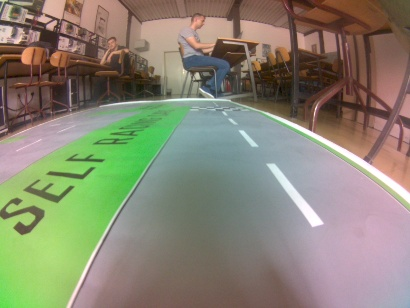
#> input picture carnd-p01-simple-lanes/test_images/0.jpg, 410 x 308 px, found by its file name
$ python test.py
#> lines starting #> are read from the running program, lines starting #| are printed output that depends on the picture
from __future__ import print_function
import cv2 as cv
import argparse
max_value = 255
max_value_H = 360//2
low_H = 0
low_S = 0
low_V = 0
high_H = max_value_H
high_S = max_value
high_V = max_value
window_capture_name = 'Video Capture'
window_detection_name = 'Object Detection'
low_H_name = 'Low H'
low_S_name = 'Low S'
low_V_name = 'Low V'
high_H_name = 'High H'
high_S_name = 'High S'
high_V_name = 'High V'
def on_low_H_thresh_trackbar(val):
    global low_H
    global high_H
    low_H = val
    low_H = min(high_H-1, low_H)
    cv.setTrackbarPos(low_H_name, window_detection_name, low_H)
def on_high_H_thresh_trackbar(val):
    global low_H
    global high_H
    high_H = val
    high_H = max(high_H, low_H+1)
    cv.setTrackbarPos(high_H_name, window_detection_name, high_H)
def on_low_S_thresh_trackbar(val):
    global low_S
    global high_S
    low_S = val
    low_S = min(high_S-1, low_S)
    cv.setTrackbarPos(low_S_name, window_detection_name, low_S)
def on_high_S_thresh_trackbar(val):
    global low_S
    global high_S
    high_S = val
    high_S = max(high_S, low_S+1)
    cv.setTrackbarPos(high_S_name, window_detection_name, high_S)
def on_low_V_thresh_trackbar(val):
    global low_V
    global high_V
    low_V = val
    low_V = min(high_V-1, low_V)
    cv.setTrackbarPos(low_V_name, window_detection_name, low_V)
def on_high_V_thresh_trackbar(val):
    global low_V
    global high_V
    high_V = val
    high_V = max(high_V, low_V+1)
    cv.setTrackbarPos(high_V_name, window_detection_name, high_V)
parser = argparse.ArgumentParser(description='Code for Thresholding Operations using inRange tutorial.')
parser.add_argument('--camera', help='Camera divide number.', default=0, type=int)
args = parser.parse_args()
cap = cv.imread(r'C:\Users\vase_\Downloads\jetbot-nano\carnd-p01-simple-lanes\test_images\0.jpg')
#> cap is the input picture: shape (308, 410, 3); mean B, G, R 114.3, 133.4, 136.7
cv.namedWindow(window_capture_name)
cv.namedWindow(window_detection_name)
cv.createTrackbar(low_H_name, window_detection_name , low_H, max_value_H, on_low_H_thresh_trackbar)
cv.createTrackbar(high_H_name, window_detection_name , high_H, max_value_H, on_high_H_thresh_trackbar)
cv.createTrackbar(low_S_name, window_detection_name , low_S, max_value, on_low_S_thresh_trackbar)
cv.createTrackbar(high_S_name, window_detection_name , high_S, max_value, on_high_S_thresh_trackbar)
cv.createTrackbar(low_V_name, window_detection_name , low_V, max_value, on_low_V_thresh_trackbar)
cv.createTrackbar(high_V_name, window_detection_name , high_V, max_value, on_high_V_thresh_trackbar)
while True:

    frame = cap[110:,:]
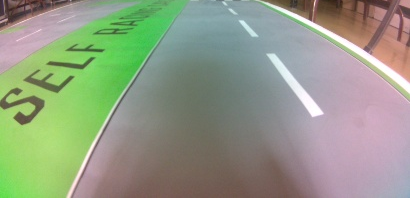
#> frame: shape (198, 410, 3); mean B, G, R 132.9, 155.4, 146.6
    if frame is None:
        break
    frame_HSV = cv.cvtColor(frame, cv.COLOR_BGR2HSV)
#> frame_HSV: shape (198, 410, 3); mean H, S, V 77, 61.1, 167.1
    frame_threshold = cv.inRange(frame_HSV, (low_H, low_S, low_V), (high_H, high_S, high_V))
#> frame_threshold: shape (198, 410); every value is 255


    cv.imshow(window_capture_name, frame)
    cv.imshow(window_detection_name, frame_threshold)

    key = cv.waitKey(30)
#> (key q is pressed here)
    if key == ord('q') or key == 27:
        break

$ run again, with carnd-p01-simple-lanes/test_images/10.jpg copied over carnd-p01-simple-lanes/test_images/0.jpg
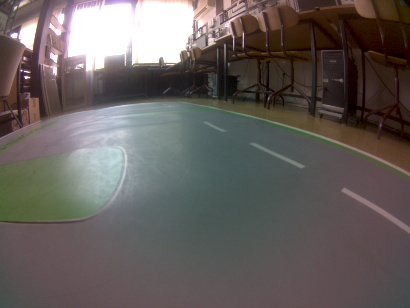
#> input picture carnd-p01-simple-lanes/test_images/10.jpg, 410 x 308 px, found by its file name
#> cap is the input picture: shape (308, 410, 3); mean B, G, R 92.2, 94.8, 101.4
#> `frame = cap[110:,:]`:
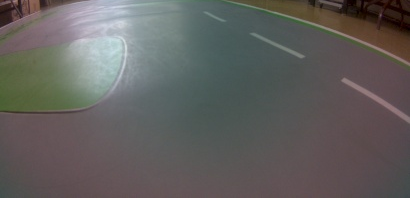
#> frame: shape (198, 410, 3); mean B, G, R 93.3, 95.3, 97.4
#> frame_HSV: shape (198, 410, 3); mean H, S, V 101.9, 39.8, 102.9
#> frame_threshold: shape (198, 410); every value is 255

$ run again, with carnd-p01-simple-lanes/test_images/11.jpg copied over carnd-p01-simple-lanes/test_images/0.jpg
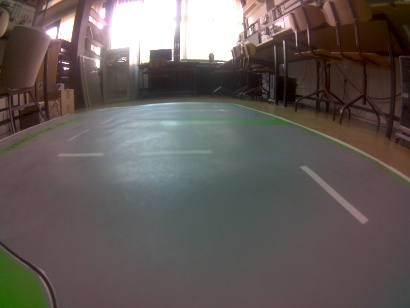
#> input picture carnd-p01-simple-lanes/test_images/11.jpg, 410 x 308 px, found by its file name
#> cap is the input picture: shape (308, 410, 3); mean B, G, R 89.2, 92.2, 100.4
#> `frame = cap[110:,:]`:
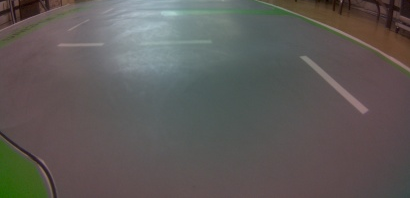
#> frame: shape (198, 410, 3); mean B, G, R 87.8, 90.1, 94.1
#> frame_HSV: shape (198, 410, 3); mean H, S, V 89.9, 40.7, 98.9
#> frame_threshold: shape (198, 410); every value is 255
